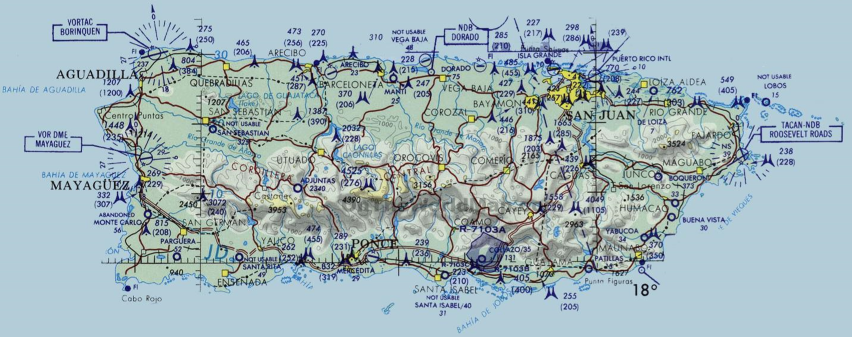
#> input picture MCM2019/pic.png, 1703 x 674 px (shown at 1/2 size)
$ python grid_main.py
#> lines starting #> are read from the running program, lines starting #| are printed output that depends on the picture; after the words box and inside, x2 and y2 are one past the last pixel; in counts of white or black regions, pixels touching at a corner belong together
### MCM2019/grid.py
import cv2
import numpy as np
import math
img = cv2.imread('pic.png', cv2.IMREAD_COLOR)
#> img is the input picture: shape (674, 1703, 3); mean B, G, R 187.5, 181.7, 161.8
hsv = cv2.cvtColor(img, cv2.COLOR_BGR2HSV)
#> hsv: shape (674, 1703, 3); mean H, S, V 88, 46.9, 192.5

xcenter,ycenter=(525,401)
dx,dy=(70,66)
xrange=(-6,1)
yrange=(-3,17)

scale=1
dx=math.floor(dx/scale)
dy=math.floor(dy/scale)
xrange=tuple([xr*scale for xr in xrange])
yrange=tuple([yr*scale for yr in yrange])

#画中心
img[xcenter,ycenter,:]=[0,0,255]
#> img: shape (674, 1703, 3); under 0.01% of pixels changed, all inside (x1, y1, x2, y2) = (401, 525, 402, 526)
img[xcenter,:,:]=[0,0,255]
img[:,ycenter,:]=[0,0,255]

#画x方向网格
img[xcenter+dx*xrange[0]:xcenter:dx,:,:]=[0,0,255]
img[xcenter:xcenter+dx*xrange[1]+dx:dx,:,:]=[0,0,255]

#画y方向网格
img[:,ycenter+dy*yrange[0]:ycenter:dy,:]=[0,0,255]
img[:,ycenter:ycenter+dy*yrange[1]+dy:dy,:]=[0,0,255]
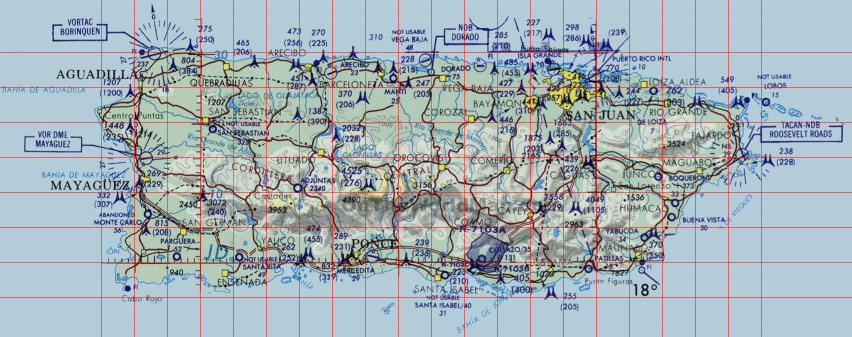
#> img: shape (674, 1703, 3) (shown at 1/2 size); mean B, G, R 183.2, 177.5, 164.2

#cv2.imshow('hhh',img)
cv2.imwrite('grid.png',img)

### MCM2019/grid_roadfill.py
import cv2
import numpy as np
from grid import xcenter,ycenter,dx,dy,xrange,yrange,img

img=img[xcenter+dx*xrange[0]:xcenter+dx*xrange[1],
        ycenter+dy*yrange[0]:ycenter+dy*yrange[1]]
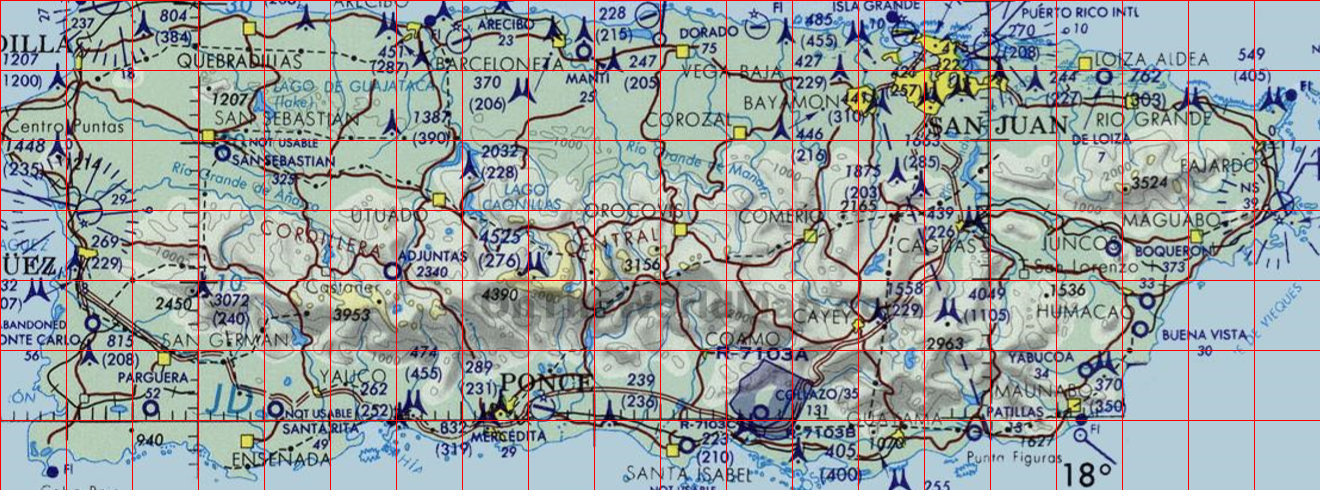
#> img: shape (490, 1320, 3); mean B, G, R 163.8, 164.3, 155.6
hsv = cv2.cvtColor(img, cv2.COLOR_BGR2HSV)
#> hsv: shape (490, 1320, 3); mean H, S, V 76, 52.4, 179.9

Lower = np.array([0, 30, 30])#要识别颜色的下限
Upper = np.array([20, 200, 200])#要识别的颜色的上限
mask = cv2.inRange(hsv, Lower, Upper)
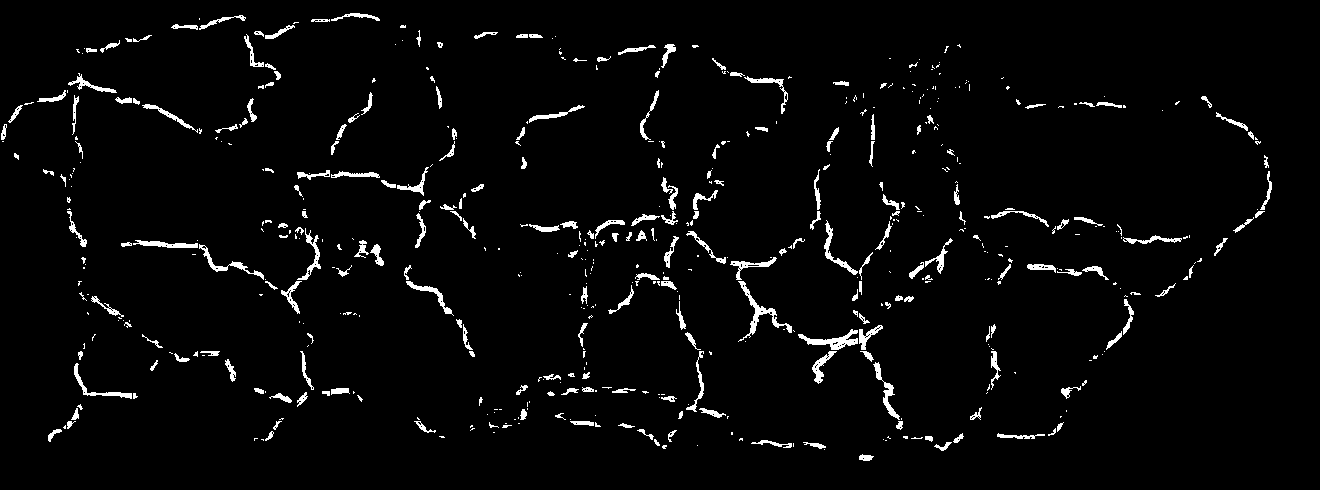
#> mask: shape (490, 1320); 3.2% white; 561 white regions (324 under 20 px), largest, box (x1, y1, x2, y2) and area: (738, 281, 792, 342) 512, (798, 329, 858, 350) 459, (873, 362, 900, 420) 331
Lower[0] = 160
Upper[0] = 180
mask += cv2.inRange(hsv, Lower, Upper)
Lower = np.array([20, 100, 100])#要识别颜色的下限
Upper = np.array([40, 255, 255])#要识别的颜色的上限
mask += cv2.inRange(hsv, Lower, Upper)
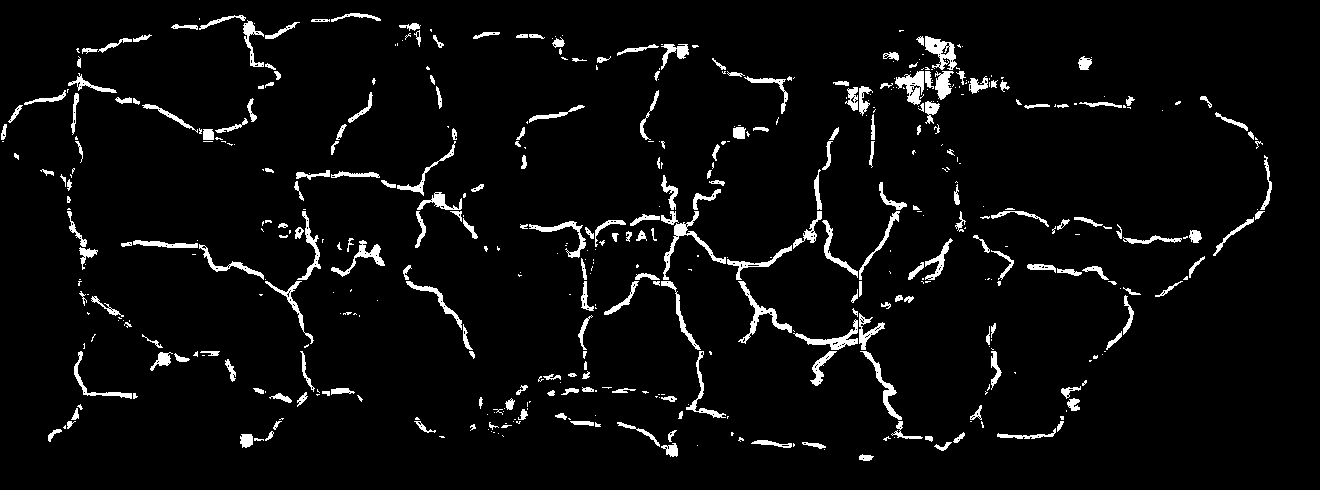
#> mask: shape (490, 1320); min 0, max 255, mean 11.6

print(mask.shape)
#| (490, 1320)
#测试
#cv2.imshow('hhh',mask)

nx=xrange[1]-xrange[0]
ny=yrange[1]-yrange[0]
roads=np.zeros([nx,ny])
for i in range(dx):
    for j in range(dy):
        roads+=mask[i::dx,j::dy]
roads/=dx*dy*255

kernel=np.ones([3,3])
roads=cv2.filter2D(roads,-1,kernel)
roads/=9

# [15 lines left out: function roadfill, not called in this run]

### MCM2019/grid_main.py
import cv2
"""
from grid import xcenter,ycenter,dx,dy,xrange,yrange,img
cv2.imshow("hhhh",img)

from grid_roadfill import roadfill,roads
for i in range(1,roads.size):
    roadfill(i)
"""

from grid_roadfill import roads
roads[0,3]=roads[3,12]

from mpl_toolkits.mplot3d import Axes3D
import matplotlib.pyplot as plt
from matplotlib import cm
from matplotlib.ticker import LinearLocator, FormatStrFormatter
import numpy as np

X = np.arange(0, roads.shape[1])
#> X = 20 values from 0 to 19
Y = np.arange(roads.shape[0],0,-1)
#> Y = [7, 6, 5, 4, 3, 2, 1]
X, Y = np.meshgrid(X, Y)
Z = roads


"""
fig = plt.figure()
ax = fig.gca(projection='3d')
# Plot the surface.
surf = ax.plot_surface(X, Y, Z, cmap=cm.coolwarm,
                       linewidth=0, antialiased=False)

# Customize the z axis.
ax.set_zlim(0, 0.5)
ax.zaxis.set_major_locator(LinearLocator(10))
ax.zaxis.set_major_formatter(FormatStrFormatter('%.02f'))

# Add a color bar which maps values to colors.
fig.colorbar(surf, shrink=0.5, aspect=5)
"""

cset = plt.contourf(X, Y, Z, zdir='z', cmap=cm.coolwarm)

plt.show()
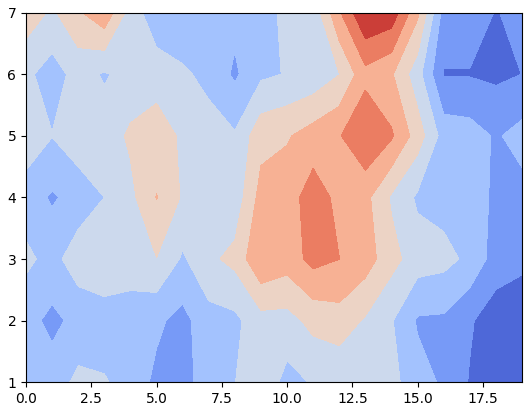
#> figure drawn by matplotlib, 1 panel
